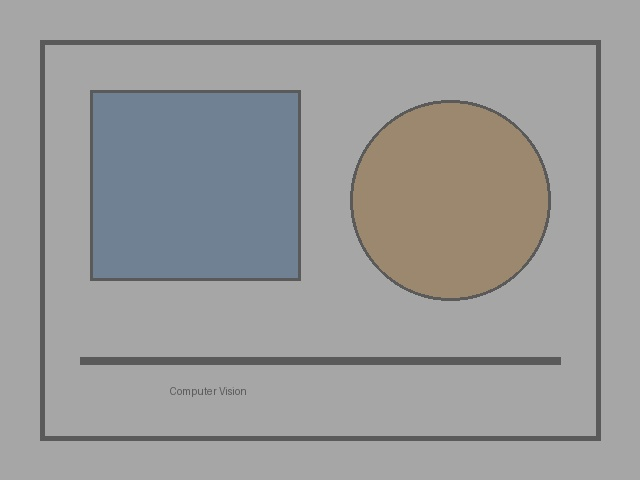
#> input picture CV_Unit_II_Assignment/03_Contrast_Stretching/input.jpg, 640 x 480 px
$ python program.py
#> lines starting #> are read from the running program, lines starting #| are printed output that depends on the picture
# Computer Vision Unit II - 03_Contrast_Stretching
# TODO: Implement the assignment task for this program.
# Run this file from its own folder using the local input.jpg file.


#Requirements:
# Read a low-contrast grayscale image
# Determine the minimum intensity value
# Determine the maximum intensity value
# Perform contrast stretching
# Expand the useful intensity range
# Save the enhanced image
# Do NOT simply use histogram equalization


# 📐 Mathematical Formula

# The standard contrast-stretching formula is:

# $$ I_{new} = \frac{I-I_{min}} {I_{max}-I_{min}} \times255 $$

# Where:

# \(I\) = original pixel intensity
# \(I_{min}\) = minimum intensity in the image
# \(I_{max}\) = maximum intensity in the image
# \(I_{new}\) = new stretched intensity
# Example

# Suppose:

# Minimum = 80
# Maximum = 170

# For a pixel having intensity:

# I = 125

# Then:

# $$ I_{new} = \frac{125-80}{170-80}\times255 $$ $$ =\frac{45}{90}\times255 $$ $$ =127.5 $$

# So approximately:

# 125 → 128


import cv2
import numpy as np

# Read the low-contrast grayscale image
image = cv2.imread("input.jpg", cv2.IMREAD_GRAYSCALE);
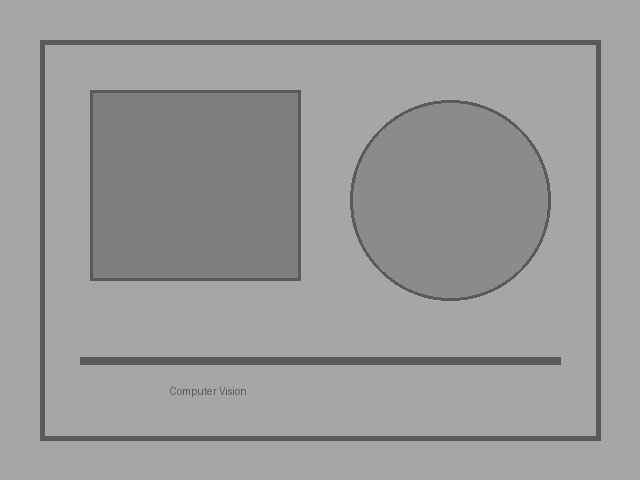
#> image: shape (480, 640); min 84, max 174, mean 154.1

# Check if the image was loaded successfully
if image is None:
    print("Error: Could not read input.jpg");
    exit();

# Find minimum and maximum intensity values
min_intensity = np.min(image);
#> min_intensity = 84
max_intensity = np.max(image);
#> max_intensity = 174

print("Minimum intensity:", min_intensity);
#| Minimum intensity: 84
print("Maximum intensity:", max_intensity);
#| Maximum intensity: 174

# Perform contrast stretching
if max_intensity == min_intensity:
    print("Error: Image has no intensity variation.");
    exit();

stretched_image = (
    (image.astype(np.float32) - min_intensity)
    / (max_intensity - min_intensity)
    * 255
);
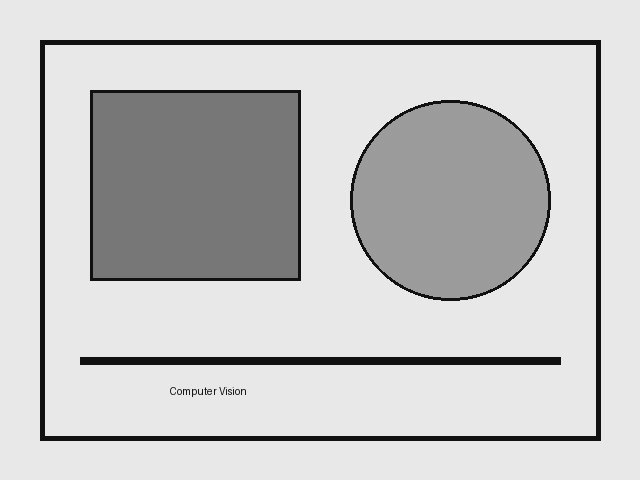
#> stretched_image: shape (480, 640) float32; min 0, max 255, mean 198.5

# Convert the result to 8-bit image
stretched_image = np.uint8(stretched_image);

# Save the enhanced image
cv2.imwrite("output.png", stretched_image);

print("Contrast-stretched image saved successfully as output.png");
